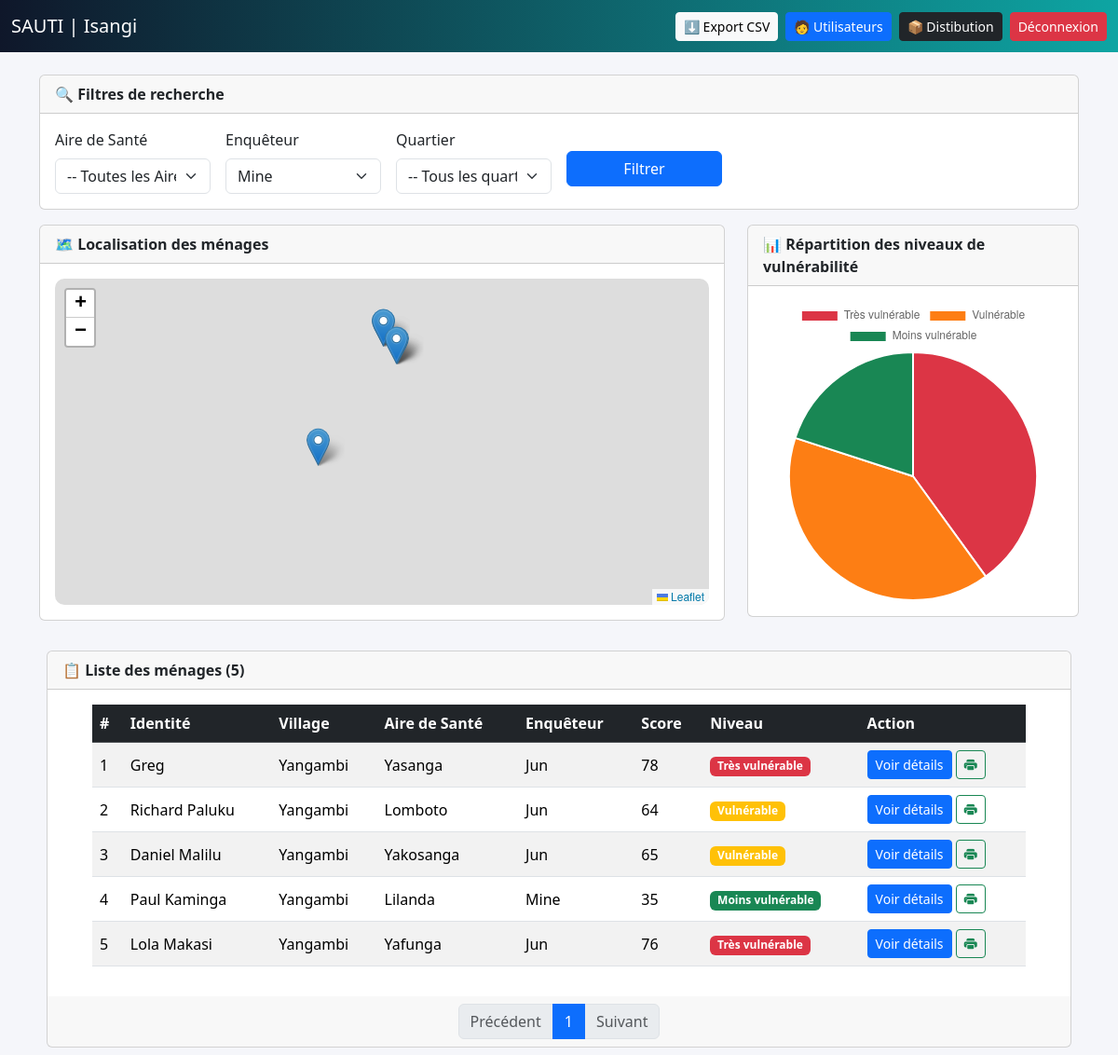
The app's page / (signed in) with its own data.
### application/models.py (models this page shows, shortened)
class Menage(models.Model):
    identite = models.CharField(max_length=255)
    uuid = models.UUIDField(
        default=uuid.uuid4,      # génère automatiquement un UUID unique
        editable=False            # empêche la modification manuelle
    )
    village_quartier = models.CharField(max_length=255)
    numero_menage = models.CharField(max_length=50, null=True, blank=True)
    date_enquete = models.DateField()
    nom_enqueteur = models.ForeignKey(User, on_delete=models.SET_NULL, null=True)
    latitude = models.FloatField(null=True, blank=True)
    longitude = models.FloatField(null=True, blank=True)
    score_total = models.IntegerField(default=0)
    genre = models.CharField(max_length=10, choices=[
        ('Masculin', 'Masculin'),
        ('Féminin', 'Féminin'),
    ], null=True, blank=True)
    air_sante = models.CharField(max_length=50, choices=[
        ('Yalosase', 'Yalosase'),
        ('Lilanda', 'Lilanda'),
        ('Baonga', 'Baonga'),
        ('Yabasabola', 'Yabasabola'),
        ('Yasanga', 'Yasanga'),
        ('Yakosanga', 'Yakosanga'),
        ('Yafunga', 'Yafunga'),
        ('Lomboto', 'Lomboto'),
        ('Yabongengo', 'Yabongengo'),
        ('Yaelomba', 'Yaelomba'),
    ], null=True, blank=True)
    img = models.ImageField(upload_to='menage_images/', null=True, blank=True)
    adresse = models.CharField(max_length=255, null=True, blank=True)
    niveau_vulnerabilite = models.CharField(max_length=50, null=True, blank=True, choices=[
        ('Très vulnérable', 'Très vulnérable'),
        ('Vulnérable', 'Vulnérable'),
        ('Moins vulnérable', 'Moins vulnérable'),
    ], default='Moins vulnérable')
    def voir_vulnerabilite(self):
        if self.score_total >= 75:
            self.niveau_vulnerabilite = "Très vulnérable"
            self.save()
            return "Très vulnérable"
        elif self.score_total >= 45:
            self.niveau_vulnerabilite = "Vulnérable"
            self.save()
            return "Vulnérable"
        else:
            self.niveau_vulnerabilite = "Moins vulnérable"
            self.save()
            return "Moins vulnérable"

### application/views.py (the view)
# urls.py: path('', admin_dashboard, name='admin_dashboard'),
@login_required(login_url='/login')
def admin_dashboard(request):
    air_filter = request.GET.get("air_sante", "")
    enqueteur_filter = request.GET.get("enqueteur", "")
    quartier_filter = request.GET.get("quartier", "")
    menages = Menage.objects.all()
    for menage in menages:
        if menage.score_total >= 75:
            menage.niveau_vulnerabilite = "Très vulnérable"
            menage.save()
        elif menage.score_total >= 45:
            menage.niveau_vulnerabilite = "Vulnérable"
            menage.save()
        else:
            menage.niveau_vulnerabilite = "Moins vulnérable"
            menage.save()
    if air_filter:
        menages = menages.filter(air_sante=air_filter)
    if enqueteur_filter:
        menages = menages.filter(nom_enqueteur=enqueteur_filter)
    if quartier_filter:
        menages = menages.filter(village_quartier=quartier_filter)
    AIR_SANTE_CHOICES = Menage._meta.get_field("air_sante").choices
    quartiers = (
        Menage.objects.values_list("village_quartier", flat=True)
        .distinct()
        .order_by("village_quartier")
    )
    enqueteurs = User.objects.all()
    menages_json = json.dumps([
        {
            "id": m.id,
            "identite": m.identite,
            "air_sante": m.air_sante,
            "village_quartier": m.village_quartier,
            "latitude": m.latitude,
            "longitude": m.longitude,
        }
        for m in menages
        if m.latitude and m.longitude
    ])
    stats_vulnerabilite = {
        "tres_vulnerable": menages.filter(niveau_vulnerabilite="Très vulnérable").count(),
        "vulnerable": menages.filter(niveau_vulnerabilite="Vulnérable").count(),
        "moins_vulnerable": menages.filter(niveau_vulnerabilite="Moins vulnérable").count(),
    }
    stats_vulnerabilite_json = json.dumps(stats_vulnerabilite)
    total_menages = menages.count()
    paginator = Paginator(menages.order_by('-id'), 20)
    page_number = request.GET.get('page')
    page_obj = paginator.get_page(page_number)
    context = {
        "total_menages": total_menages,
        "menages": page_obj,
        "AIR_SANTE_CHOICES": AIR_SANTE_CHOICES,
        "quartiers": quartiers,
        "enqueteurs": enqueteurs,
        "air_filter": air_filter,
        "enqueteur_filter": enqueteur_filter,
        "quartier_filter": quartier_filter,
        "menages_json": menages_json,
        "stats_vulnerabilite_json": stats_vulnerabilite_json,
        "tres_vulnerables": menages.filter(niveau_vulnerabilite="Très vulnérable").count(),
        "vulnerables": menages.filter(niveau_vulnerabilite="Vulnérable").count(),
        "moins_vulnerables": menages.filter(niveau_vulnerabilite="Moins vulnérable").count(),
    }
    return render(request, "admin/dashboard.html", context)

### templates/admin/dashboard.html (shortened to what this page needs)
{% load static %}
<!DOCTYPE html>
<html lang="fr">
<head>
    <link href="https://cdn.jsdelivr.net/npm/bootstrap@5.3.2/dist/css/bootstrap.min.css" rel="stylesheet">
    <link rel="stylesheet" href="https://cdnjs.cloudflare.com/ajax/libs/leaflet/1.9.4/leaflet.css" />
    <link rel="stylesheet" href="https://cdn.jsdelivr.net/npm/bootstrap-icons@1.13.1/font/bootstrap-icons.min.css">
</head>
<body>
<nav class="navbar navbar-expand-lg navbar-dark" style="background: linear-gradient(90deg,#0f172a,#0ea5a3);">
    <div class="container-fluid">
        <a class="navbar-brand" href="#">SAUTI | Isangi</a>
        <div class="d-flex">
            <a class="btn btn-sm btn-light me-2" href="{% url 'export_menages_csv' %}">⬇️ Export CSV</a>
            <a class="btn btn-sm btn-primary me-2" href="{% url 'gestion_utilisateurs' %}">🧑 Utilisateurs</a>
            <a class="btn btn-sm btn-dark me-2" href="{% url 'liste_menages' %}">📦 Distibution</a>
            <a class="btn btn-sm btn-danger" href="{% url 'logout' %}">Déconnexion</a>
        </div>
    </div>
</nav>
<div class="container mt-4">
    <div class="card mb-3">
        <div class="card-header">🔍 Filtres de recherche</div>
        <div class="card-body">
            <form method="GET" class="row g-3">
                <div class="col-md-2">
                    <label class="form-label">Aire de Santé</label>
                    <select name="air_sante" class="form-select">
                        <option value="">-- Toutes les Aires --</option>
                    </select>
                </div>
                <div class="col-md-2">
                    <label class="form-label">Enquêteur</label>
                    <select name="enqueteur" class="form-select">
                        {% for user in enqueteurs %}
                            <option value="{{ user.id }}" {% if enqueteur_filter|add:""|safe == user.id|add:""|safe %}selected{% endif %}>
                                {{ user.username }}
                            </option>
                        {% endfor %}
                    </select>
                </div>
                <div class="col-md-2">
                    <label class="form-label">Quartier</label>
                    <select name="quartier" class="form-select">
                        <option value="">-- Tous les quartiers --</option>
                    </select>
                </div>
                <div class="col-md-2">
                    <button class="btn btn-primary mt-4 w-100">Filtrer</button>
                </div>
            </form>
        </div>
    </div>
    <div class="row">
        <div class="col-md-8">
            <div class="card mb-4">
                <div class="card-header">🗺️ Localisation des ménages</div>
                <div class="card-body">
                    <div id="map"></div>
                </div>
            </div>
        </div>
        <div class="col-md-4">
            <div class="card mb-4">
                <div class="card-header">📊 Répartition des niveaux de vulnérabilité</div>
                <div class="card-body">
                    <canvas id="vulnerabiliteChart" height="300"></canvas>
                </div>
            </div>
        </div>
    </div>
    <div class="card m-2">
        <div class="card-header">📋 Liste des ménages ({{ total_menages }})</div>
        <div class="table-responsive mx-5 my-3">
            <table class="table table-striped table-hover align-middle">
                <thead class="table-dark">
                    <tr>
                        <th>#</th>
                        <th>Identité</th>
                        <th>Village</th>
                        <th>Aire de Santé</th>
                        <th>Enquêteur</th>
                        <th>Score</th>
                        <th>Niveau</th>
                        <th>Action</th>
                    </tr>
                </thead>
                <tbody>
                    {% for m in menages %}
                    <tr>
                        <td>{{ forloop.counter }}</td>
                        <td>{{ m.identite }}</td>
                        <td>{{ m.village_quartier }}</td>
                        <td>{{ m.air_sante }}</td>
                        <td>{{ m.nom_enqueteur }}</td>
                        <td>{{ m.score_total }}</td>
                        <td>
                        {% if m.voir_vulnerabilite == 'Moins vulnérable' %}
                        <span class='badge bg-success' >{{ m.voir_vulnerabilite }}</span>
                        {% elif m.voir_vulnerabilite == 'Vulnérable' %}
                        <span class='badge bg-warning' >{{ m.voir_vulnerabilite }}</span>
                        {% else %}
                        <span class='badge bg-danger' >{{ m.voir_vulnerabilite }}</span>
                        {% endif %}
                        </td>
                        <td>
                            <a class="btn btn-sm btn-primary" href="{% url 'details_menage' m.id %}">
                                Voir détails
                            </a>
                            <a class="btn btn-sm btn-outline-success" href="{% url 'fiche_menage' m.id %}">
                                <i class="bi bi-printer-fill"></i>
                            </a>
                        </td>
                    </tr>
                    {% empty %}
                    <tr>
                        <td colspan="8" class="text-center text-danger">Aucun ménage trouvé</td>
                    </tr>
                    {% endfor %}
                </tbody>
            </table>
        </div>
        <div class="card-footer border-0">
            <nav aria-label="Pagination">
                <ul class="pagination justify-content-center mb-0">
                    {% if menages.has_previous %}
                        <li class="page-item">
                            <a class="page-link" href="?page={{ menages.previous_page_number }}{% if air_filter %}&air_sante={{ air_filter }}{% endif %}{% if enqueteur_filter %}&enqueteur={{ enqueteur_filter }}{% endif %}{% if quartier_filter %}&quartier={{ quartier_filter }}{% endif %}">Précédent</a>
                        </li>
                    {% else %}
                        <li class="page-item disabled"><span class="page-link">Précédent</span></li>
                    {% endif %}
                    {% for num in menages.paginator.page_range %}
                        {% if menages.number == num %}
                            <li class="page-item active"><span class="page-link">{{ num }}</span></li>
                        {% else %}
                            <li class="page-item"><a class="page-link" href="?page={{ num }}{% if air_filter %}&air_sante={{ air_filter }}{% endif %}{% if enqueteur_filter %}&enqueteur={{ enqueteur_filter }}{% endif %}{% if quartier_filter %}&quartier={{ quartier_filter }}{% endif %}">{{ num }}</a></li>
                        {% endif %}
                    {% endfor %}
                    {% if menages.has_next %}
                        <li class="page-item">
                            <a class="page-link" href="?page={{ menages.next_page_number }}{% if air_filter %}&air_sante={{ air_filter }}{% endif %}{% if enqueteur_filter %}&enqueteur={{ enqueteur_filter }}{% endif %}{% if quartier_filter %}&quartier={{ quartier_filter }}{% endif %}">Suivant</a>
                        </li>
                    {% else %}
                        <li class="page-item disabled"><span class="page-link">Suivant</span></li>
                    {% endif %}
                </ul>
            </nav>
        </div>
    </div>
</div>
<script>
    const menages = {{ menages_json|safe }};
    const stats = {{ stats_vulnerabilite_json|safe }};
    // Initialisation de la map
    const map = L.map('map').setView([0.518, 25.18], 13);
    L.tileLayer('https://{s}.tile.openstreetmap.org/{z}/{x}/{y}.png', {
        maxZoom: 18
    }).addTo(map);
    // Marqueurs
    menages.forEach(m => {
        L.marker([m.latitude, m.longitude])
            .addTo(map)
            .bindPopup(`
                <b>${m.identite}</b><br>
                Quartier : ${m.village_quartier}<br>
                Aire de santé : ${m.air_sante}
            `);
    });
    // ---- GRAPHIQUE VULNERABILITÉ ----
    const ctx = document.getElementById('vulnerabiliteChart').getContext('2d');
    new Chart(ctx, {
        type: 'pie',
        data: {
            labels: ['Très vulnérable', 'Vulnérable', 'Moins vulnérable'],
            datasets: [{
                data: [
                    stats.tres_vulnerable,
                    stats.vulnerable,
                    stats.moins_vulnerable
                ],
                backgroundColor: ['#dc3545', '#fd7e14', '#198754']
            }]
        }
    });
</script>
</body>
</html>

### templates/admin/dashboard.html (style rules this page uses)
body { background: #f5f6fa; }
#map { height: 350px; border-radius: 10px; }
.card-header { font-weight: bold; }

### records on screen
Menage: identite "Greg", village_quartier "Yangambi", air_sante "Yasanga", nom_enqueteur "Jun", score_total "78", voir_vulnerabilite "Très vulnérable"
Menage: identite "Richard Paluku", village_quartier "Yangambi", air_sante "Lomboto", nom_enqueteur "Jun", score_total "64", voir_vulnerabilite "Vulnérable"
Menage: identite "Daniel Malilu", village_quartier "Yangambi", air_sante "Yakosanga", nom_enqueteur "Jun", score_total "65", voir_vulnerabilite "Vulnérable"
Menage: identite "Paul Kaminga", village_quartier "Yangambi", air_sante "Lilanda", nom_enqueteur "Mine", score_total "35", voir_vulnerabilite "Moins vulnérable"
Menage: identite "Lola Makasi", village_quartier "Yangambi", air_sante "Yafunga", nom_enqueteur "Jun", score_total "76", voir_vulnerabilite "Très vulnérable"

### other values on screen
{{ total_menages }} "5"
{{ num }} "1"
form field enqueteur "Mine"
chart data {{ stats_vulnerabilite_json|safe }} {"tres_vulnerable": 2, "vulnerable": 2, "moins_vulnerable": 1}
